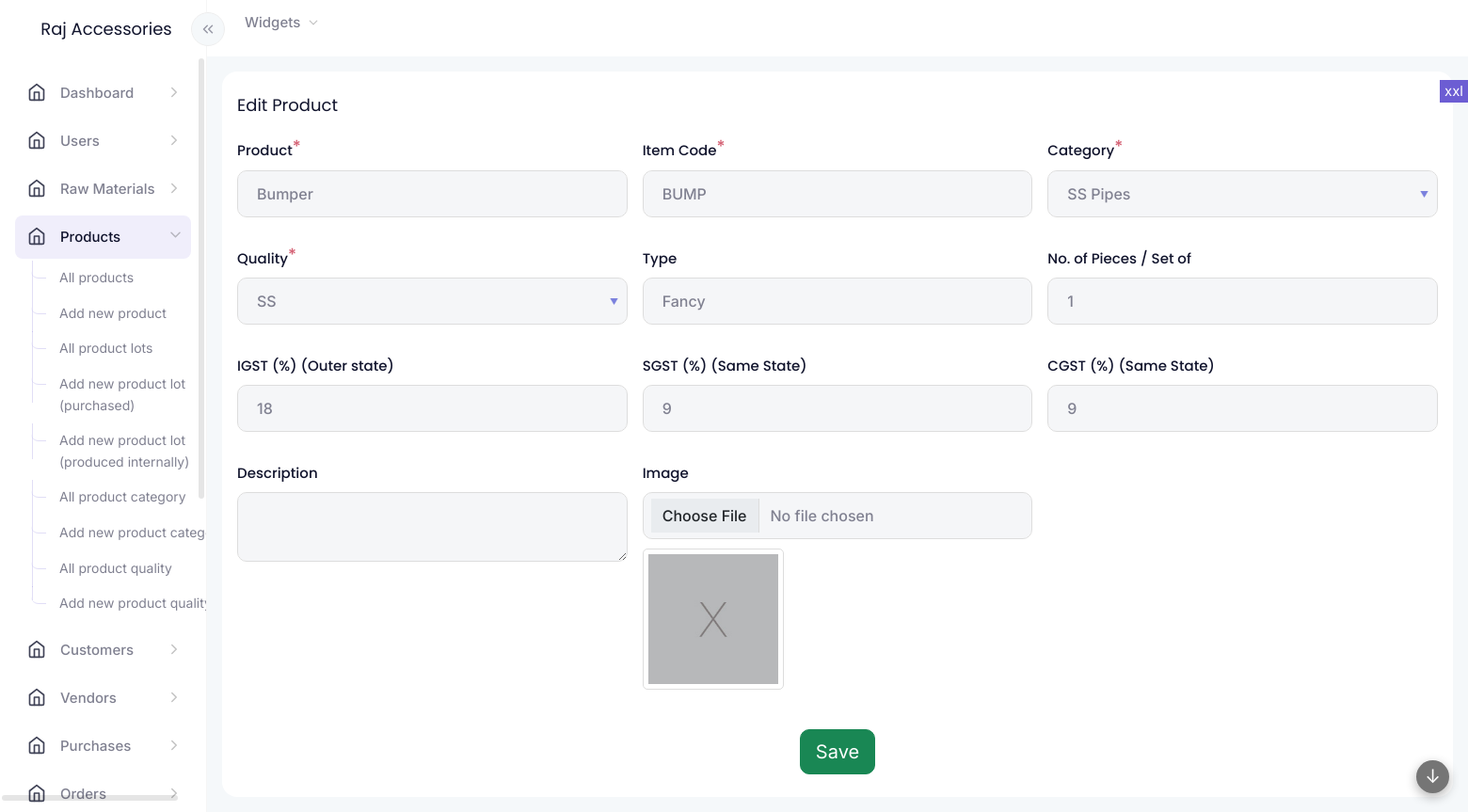
The app's page /modules/products/product-form.php?id=15 (signed in) with its own data.
### tables this page shows
CREATE TABLE IF NOT EXISTS `products` (
  `id` int NOT NULL AUTO_INCREMENT,
  `product` varchar(255) NOT NULL,
  `code` varchar(100) NOT NULL,
  `description` text NOT NULL,
  `category` varchar(200) DEFAULT NULL,
  `image` int NOT NULL,
  `quality` varchar(200) DEFAULT NULL,
  `type` varchar(255) DEFAULT NULL,
  `pieces` int DEFAULT NULL,
  `igst` float DEFAULT NULL,
  `cgst` float DEFAULT NULL,
  `sgst` float DEFAULT NULL,
  `auth_user` int NOT NULL,
  `updated` int NOT NULL,
  `created` varchar(35) DEFAULT NULL,
  PRIMARY KEY (`id`)
);

### lib/functions.php (the view, shortened to what this page needs)
<?php
function get_data($table, $query, $cols, $order = '', $limit = '')
{
    global $conn;
    if (is_numeric($query)) {
        $where = "id='" . $query . "'";
        $singlearr = true;
    } else {
        $where = $query;
        $singlearr = false;
    }
    $condition = ' ' . $where . ' ';
    $ret = [];
    $sql =
        ' SELECT ' .
        $cols .
        ' FROM ' .
        $table .
        ' ' .
        $condition .
        ' ' .
        $order .
        ' ' .
        $limit .
        ' ';
    $querystr = $conn->query($sql);
    $totrows = mysqli_num_rows($querystr);
    if ($totrows > 0) {
        $inc = 0;
        while ($result = mysqli_fetch_object($querystr)) {
            foreach ($result as $key => $value) {
                if ($singlearr) {
                    $ret[$key] = $value;
                } else {
                    $ret[$inc][$key] = $value;
                }
            }
            $inc = $inc + 1;
        }
    }
    return $ret;
}
function get_value($data, $key)
{
    if (isset($data[$key]) && is_array($data)) {
        return $data[$key];
    } else {
        return '';
    }
}
function select_attribute_options($arr, $sel)
{
    $ret = "<option value=''></option>";
    foreach ($arr as $key => $value) {
        $selected = '';
        if (is_array($sel)) {
            if (in_array($key, $sel)) {
                $selected = 'selected';
            }
        } else {
            if ($key == $sel) {
                $selected = 'selected';
            }
        }
        $ret .= "<option value='" . $key . "' " . $selected . " data-color='" . $value["color"] . "'>" . $value["attribute"] . "</option>";
    }
    return $ret;
}
function get_attributes_arr($cat)
{
    $colors = [
        'accent1',
        'accent2',
        'accent3',
        'warning',
        'info',
        'primary',
        'success',
        'danger'
    ];
    $arr = [];
    if ($cat != "") {
        $fetch_arr = fetch_data(["table" => "attributes", "columns" => "id, color, attribute, code", "condition" => " category = '" . $cat . "' AND active = 'yes' ", "order" => "attribute ASC", "limit" => ""]);
        foreach ($fetch_arr as $lk => $lv) {
            if ($lv["color"] == NULL || $lv["color"] == "") {
                $lv["color"] = $color = $colors[$lv["id"] % count($colors)];
            }
            $arr[$lv["id"]] = $lv;
        }
    }
    return $arr;
}

### common/functions.php (shortened to what this page needs)
<?php
function widget_start($title = "", $class = "", $widget_title_class = "", $widget_wrapper_class = "", $options = "", $widget_options_class = "")
{
    echo '<div class="widgetwrapper col d-flex align-items-start  px-2 py-0 ' . $class . ' ">
 <div class="widget container-fluid py-4 px-3 overhide ' . $widget_wrapper_class . '">';
    if ($title != "") {
        echo "<div class='widget-title " . $widget_title_class . "'>";
        echo $title;
        echo "</div>";
    }
}
function widget_end()
{
    echo "</div>
 </div>";
}
?>
<?php
function form_field($vars, $data)
{
    $s = "";
    if ($vars["type"] == "submit") {
        $s = '<div class="' . $vars["class"] . '">';
        $s .= '<input type="submit" name="' . $vars["key"] . '" value="' . $vars["name"] . '" class="btn btn-success btn-lg">';
        $s .= '</div>';
    }
    else {
        $show_as_field = true;
        if ($show_as_field) {
            $parent_class = "";
            $s = '<div class="' . $vars["class"] . ' ' . $parent_class . '"><label for="' . $vars["key"] . '" class="form-label">' . $vars["name"] . '';
            $required = (isset($vars["required"]) && $vars["required"] == true) ? true : false;
            if ($required) {
                $s .= '<sup>*</sup>';
            }
            $s .= '</label>';
        }
        if ($vars["type"] == "display") {
            $s .= '<div class="form-display" name="' . $vars["key"] . '" id="' . $vars["key"] . '">' . get_value($data, $vars["key"]) . '</div>';
        }
        else if ($vars["type"] == "text") {
            $s .= '<input type="text" class="form-control" name="' . $vars["key"] . '" id="' . $vars["key"] . '" value="' . get_value($data, $vars["key"]) . '" ' . ($required ? "required" : "") . '>';
            $s .= '<div class="invalid-feedback">Incorrect ' . $vars["name"] . ' value</div>';
        }
        else if ($vars["type"] == "hidden") {
            $s .= '<input type="hidden" class="form-control" name="' . $vars["key"] . '" id="' . $vars["key"] . '" value="' . get_value($data, $vars["key"]) . '" ' . '>';
        }
        else if ($vars["type"] == "textarea") {
            $s .= '<textarea class="form-control" name="' . $vars["key"] . '" id="' . $vars["key"] . '" ' . ($required ? "required" : "") . '>' . get_value($data, $vars["key"]) . '</textarea>';
            $s .= '<div class="invalid-feedback">Incorrect ' . $vars["name"] . ' value</div>';
        }
        else if ($vars["type"] == "number") {
            $maxno = "";
            $s .= '<input type="number" class="form-control" name="' . $vars["key"] . '" id="' . $vars["key"] . '" ' . $maxno . ' value="' . get_value($data, $vars["key"]) . '" ' . ($required ? "required" : "") . '>';
            $s .= '<div class="invalid-feedback">Incorrect ' . $vars["name"] . ' value</div>';
        }
        else if ($vars["type"] == "select-attribute") {
            $s .= '<select class="form-control" name="' . $vars["key"] . '" id="' . $vars["key"] . '" ' . ($required ? "required" : "") . '>';
            $sel = get_value($data, $vars["key"]);
            $s .= select_attribute_options($vars["attributes"], $sel);
            $s .= '</select><div class="invalid-feedback">Incorrect ' . $vars["name"] . ' value</div>';
        }
        else if ($vars["type"] == "image-file") {
            $s .= '<input type="file" class="form-control" name="' . $vars["key"] . '" id="' . $vars["key"] . '" ' . ($required ? "required" : "") . '>';
            $s .= '<div class="invalid-feedback">Invalid ' . $vars["name"] . '</div>';
            if (isset($data[$vars["key"]])) {
                if (is_array($data[$vars["key"]]) && isset($data[$vars["key"]][0])) {
                    $imgarr = $data[$vars["key"]][0];
                    $urlpath = "";
                    $fullpath = $imgarr["name"];
                    $filetype = get_filetype($imgarr["type"]);
                    if ($filetype == "image" && isset($vars["display_size"]) && $vars["display_size"] != "") {
                        $urlpath = isset($imgarr[$vars["display_size"]]) ? $imgarr[$vars["display_size"]] : $imgarr["thumb"];
                    }
                    else {
                        $urlpath = "assets/images/file/" . $filetype . ".svg";
                    }
                    if (!file_exists(ROOT_DIR . "/" . $urlpath)) {
                        $urlpath = "assets/images/file/file.svg";
                    }
                    if (file_exists(ROOT_DIR . "/" . $fullpath)) {
                        $s .= "<div class='image-file-box'><a href='" . ROOT_PATH . "/" . $fullpath . "' target='_blank'><img src='" . ROOT_PATH . "/" . $urlpath . "' class='form-imgbox'></a>";
                        $s .= "<div class='delete-this-checkbox'>
                                    <input class='form-check-input delete' name='" . $vars["key"] . "-delete' value='" . $imgarr["id"] . "' id='delete-file-" . $imgarr["id"] . "' type='checkbox'>
                                    <label class='form-check-label' for='delete-file-" . $imgarr["id"] . "'>Delete</label>
                                </div><script> $('#delete-file-" . $imgarr["id"] . "').on('change', function() {
                                $(this).closest('.image-file-box').toggleClass('mark-delete', this.checked);
                                }); </script></div>";
                    }
                    else {
                        $s .= "<img src='" . ROOT_PATH . "/assets/images/notfound.jpg' class='form-imgbox'>";
                    }
                }
            }
        }
        if ($show_as_field) {
            $s .= '</div>';
        }
    }
    return $s;
}
function module_get_data($table, $id)
{
    $data = [];
    $data['mode'] = 'new';
    if ($id != "") {
        $get = get_data($table, 'WHERE id=' . $id . '', '*');
        if (sizeof($get) > 0) {
            $data = $get[0];
        }
        $data['mode'] = 'update';
    }
    return $data;
}
function fetch_data($vars)
{
    global $conn;
    $table = $vars["table"];
    $cols = $vars["columns"];
    $order = $vars["order"];
    $limit = $vars["limit"];
    $condition = $vars["condition"];
    if ($condition != "") {
        $condition = " WHERE " . $condition;
    }
    if (trim($order) != '') {
        if (strpos($order, " DESC") !== false || strpos($order, " ASC") !== false) {
            $order = ' ORDER BY ' . trim($order) . ' ';
        } else {
            $order = ' ORDER BY ' . trim($order) . ' ASC ';
        }
    }
    $ret = [];
    $sql = ' SELECT ' . $cols . ' FROM ' . $table . ' ' . $condition . ' ' . $order . ' ' . $limit . ' ';
    $querystr = $conn->query($sql);
    $totrows = mysqli_num_rows($querystr);
    if ($totrows > 0) {
        $inc = 0;
        while ($result = mysqli_fetch_object($querystr)) {
            foreach ($result as $key => $value) {
                $ret[$inc][$key] = $value;
            }
            $inc = $inc + 1;
        }
    }
    return $ret;
}

### assets/css/variables.css (style rules this page uses)
:root { --primary-color: #6c5dd3; --accent1-color: #5dc1d3; --accent2-color: #d3845d; --accent3-color: #5dd3be; --success-color: #31a766; --warning-color: #d3be5d; --danger-color: #d35d70; --info-color: #5d97d3; --bs-primary-rgb: 108,93,211; --bs-accent1-rgb: 93,193,211; --bs-accent2-rgb: 211,132,93; --bs-accent3-rgb: 93,211,190; --bs-success-rgb: 49, 167, 102; --bs-warning-rgb: 211,190,93; --bs-danger-rgb: 211,93,112; --bs-info-rgb: 93,151,211; --primary-color-10: #f0eefb; --bg-color: #f5f8fa; --heading-color: #11142d; --large-heading-color: #323552; --heading-font: 'Poppins', sans-serif; --text-color: #808191; --text-font: 'Inter', sans-serif; --br: 16px; --lightgrey-color: #bdbdbd; --form-bg: #f5f6f8; --widget-bg-color: #ffffff; --widget-border-color: transparent; }

### assets/css/layout.css (style rules this page uses)
:root { --side-nav-width: 220px; }

### assets/css/style.css (style rules this page uses)
body { min-height: 100vh; min-height: -webkit-fill-available; }
html { height: -webkit-fill-available; }
body { min-width: 375px; font-family: var(--text-font); font-size: 15px; line-height: 1.618; -webkit-font-smoothing: antialiased; -moz-osx-font-smoothing: grayscale; color: var(--text-color); background-color: var(--bg-color); overflow: hidden; max-width: 100%; width: 100%; }
.widget-title { font-family: var(--heading-font); font-size: 18px; line-height: 1.33333; color: var(--heading-color); margin-bottom: 0px; float: left; }
.overhide { overflow: hidden; }
.widget { background-color: var(--widget-bg-color); border-radius: var(--br); border-color: var(--widget-border-color); }
.form-imgbox { height: 150px; width: auto; display: inline-block; border: 1px solid #ddd; border-radius: 5px; padding: 5px; margin: 10px 0; }

### assets/css/form.css (style rules this page uses)
.form-label sup { color: var(--danger-color); font-size: 18px; position: relative; top: -3px; }
.form-select, .form-control { border: 1px solid #dddddd; background-color: var(--form-bg); padding: 12px 20px; border-radius: 10px; color: var(--text-color); font-weight: 500; }
.form-label { font-weight: 500; color: var(--heading-color); font-family: var(--heading-font); }
.btn { border-radius: 10px; }
select.form-control { background-image: url(../images/sort_desc.png) !important; background-repeat: no-repeat; background-position: 99% 40%; }

### records on screen
products: product "Bumper", code "BUMP", type "Fancy", pieces "1", igst "18", sgst "9", cgst "9"

### other values on screen
$title "Edit Product"
$vars["name"] "Product Item Code Category Quality Type No. of Pieces / Set of IGST (%) (Outer state) SGST (%) (Same State) CGST (%) (Same State) Description Image"
form field category "SS Pipes"
form field quality "SS"
